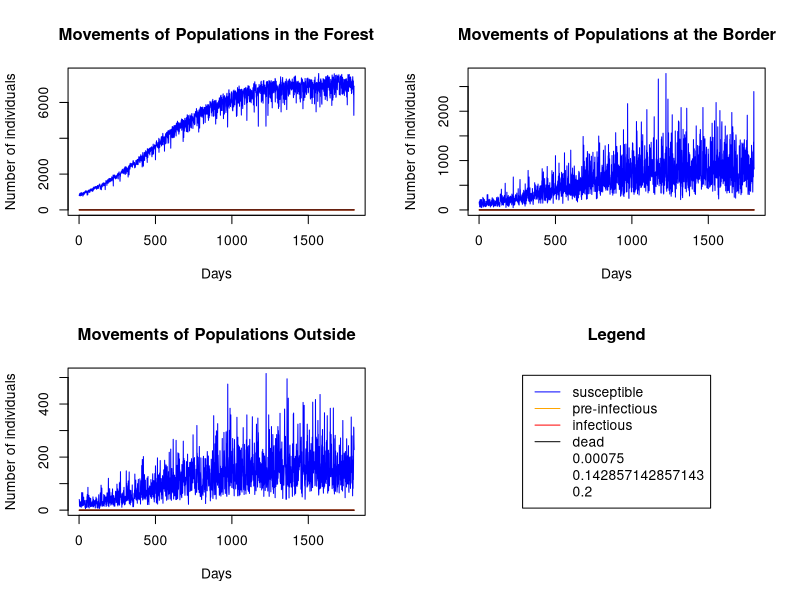

Generate this figure with R:
# Version 2 - working version

library(tidyverse)

setwd("/Users/sonnybacigalupo/Documents/GitHub/asf-wild-boar")

# User define wd
if(Sys.info()["user"]=="adamkuchars" | Sys.info()["user"]=="akucharski" | Sys.info()["user"]=="adamkucharski") {
  setwd("~/Documents/GitHub/asf-wild-boar/")
}


# Set up model parameters ------------------------------------------------------------

#Set up numbers
n_population <- 3
max_time <- 1800 # in days

# Setting up an array

patchNames=c("forest","border","outside")
stateNames=c("S","E","I","D")
n.patch=length(patchNames)
n.state=length(stateNames)
c_trace_tab<- array(NA,dim=c(length(1:max_time),n.patch,n.state),dimnames=list(NULL,patchNames,stateNames))

# Initial conditions
init_pop_s <- rep(0,n.patch)
init_pop_s[1] <- 800 # Number of susceptible in forest
init_pop_s[2] <- 160 # Number of susceptible at border
init_pop_s[3] <- 40  # Number of susceptible outside forest

init_pop_e <- rep(0,n.patch)
init_pop_e[1] <- 0  # Number of pre-infectious in forest

init_pop_i <- rep(0,n.patch)
init_pop_i[1] <- 0  # Number of infectious in forest

init_pop_d <- rep(0,n.patch)
init_pop_d[1] <- 0  # Number of dead in forest

c_trace_tab[1,,"S"] <- init_pop_s # Set number of susceptible
c_trace_tab[1,,"E"] <- init_pop_e # Set number of pre-infectious 
c_trace_tab[1,,"I"] <- init_pop_i # Set number of infectious 
c_trace_tab[1,,"D"] <- init_pop_d # Set number of infectious 

c_trace_tab[1,"forest","S"] # Check numbers
c_trace_tab[1,"forest","E"] 
c_trace_tab[1,"forest","I"] 
c_trace_tab[1,"forest","D"] 

# Transmission rate  (i.e. R0*gamma)
beta <-0.00075
zeta <- 1/7 # Pre-infectious to infectious (latent period) 7 days
infection_death <- 1/5 # 5 day lifespan

# Read in movement data (per week)
move_data <- read_csv("move_matrix.csv",col_names = T) %>% as.matrix.data.frame()

# Convert data to daily rate
move_data_daily_0 <- move_data

# Make sure matrix is daily probability of movement to each other location by location
# i.e. columns sum up to 1
move_data_daily_0 <- move_data_daily_0/colSums(move_data_daily_0)

# Set up birth, death parameters per day
birth_per_capita <- 0.45*5/365 # Assumes 90% of females (50% of population) have 5 piglets per year
cull_probability <- 0.5/365
death_probability <- (0.1/365 + cull_probability) # Assumes lifespan 10 years
carrying_capacity <- c(1e4,100,1e5) # How many boar sustainable in different areas
daily_sd_movement <- 0.4 # Daily measure of variation in movement



# Run model ---------------------------------------------------------------

# Loop over time, with population movements from matrix

for(tt in 2:max_time){ # iterate over days
  
  pop_time_tt <- c_trace_tab[tt-1,,] # Population at start of this day
  new_total <- pop_time_tt # set up matrix to store new values
  
  # Loop over infection compartments
  for(kk in 1:3){
    
    # Choose compartment to move
    if(kk==1){pick_p <- "S"}
    if(kk==2){pick_p <- "E"}
    if(kk==3){pick_p <- "I"}
    
    # Add randomness to probability of movement
    move_data_daily <- matrix(rlnorm(9,mean=log(move_data_daily_0),sd=daily_sd_movement),nrow=n.patch,byrow=F) # generate random daily values for movement
    move_data_daily <- t(t(move_data_daily)/colSums(move_data_daily)) # Make sure everything sums up to 1. eg sum(move_data_daily[1])

    # Calculate movement transitions
    pop_f_to_f <- rbinom(1,  pop_time_tt[1,pick_p],move_data_daily[1,1]) # How many stay in forest
    pop_f_to_b <- rbinom(1,  pop_time_tt[1,pick_p] -pop_f_to_f,move_data_daily[2,1]/(move_data_daily[2,1]+move_data_daily[3,1])) # Of those that leave forest, how many go to border
    pop_f_to_o <- as.integer(pop_time_tt[1,pick_p] - pop_f_to_f - pop_f_to_b) # The rest must go to outside
    
    pop_b_to_f <- rbinom(1,  pop_time_tt[2,pick_p],move_data_daily[1,2]) # How many go to in forest
    pop_b_to_b <- rbinom(1,  pop_time_tt[2,pick_p]-pop_b_to_f,move_data_daily[2,2]/(move_data_daily[2,2]+move_data_daily[3,2])) # Of rest, how many stay
    pop_b_to_o <- as.integer(pop_time_tt[2,pick_p] - pop_b_to_f - pop_b_to_b) # The rest must stay outside
    
    pop_o_to_f <- rbinom(1,  pop_time_tt[3,pick_p],move_data_daily[1,3]) # How many go to forest
    pop_o_to_b <- rbinom(1,  pop_time_tt[3,pick_p]-pop_o_to_f,move_data_daily[2,3]/(move_data_daily[2,3]+move_data_daily[3,3])) # Of rest, how many go to border
    pop_o_to_o <- as.integer(pop_time_tt[3,pick_p] - pop_o_to_f - pop_o_to_b) # The rest must go to outside
  
    # Tally up new populations after movement
    new_pop_f <- pop_f_to_f+pop_b_to_f+pop_o_to_f
    new_pop_b <- pop_f_to_b+pop_b_to_b+pop_o_to_b
    new_pop_o <- pop_f_to_o+pop_b_to_o+pop_o_to_o
    
    new_total[,pick_p] <- c(new_pop_f,new_pop_b,new_pop_o)
    
  }
  
  # Add disease transitions
  # removed /rowSums(new_total) from line 120
  
  S_to_E <- rpois(3,lambda=beta*new_total[,"S"]*new_total[,"I"] ) # generate random infections 
  E_to_I <- rpois(3, lambda = zeta*new_total[,"E"])
  I_to_death <- rpois(3,lambda=infection_death*new_total[,"I"] ) # death rate 
  
  new_total[,"S"] <- pmax(new_total[,"S"] - S_to_E,0)  # (+ check S >=0)
  new_total[,"E"] <- pmax(new_total[,"E"] + S_to_E - E_to_I,0)
  new_total[,"I"] <- pmax(new_total[,"I"] + E_to_I - I_to_death,0)
  new_total[,"D"] <- new_total[,"D"] + I_to_death
  
  
  # Births and deaths into different compartments
  scaled_births_with_carrying_capacity <- birth_per_capita*pmax(0,(1-new_total[,"S"]/carrying_capacity) ) # Calculate birth rate, scaling to reduce as nearer carrying capacity
  new_births_S<- rpois(n_population,lambda = new_total[,"S"]*scaled_births_with_carrying_capacity) # Add Poisson births
  
  new_deaths_S <- rbinom(n_population,size=new_total[,"S"],prob=death_probability) # Add deaths
  new_deaths_E <- rbinom(n_population,size=new_total[,"E"],prob=death_probability) # Add deaths
  new_deaths_I <- rbinom(n_population,size=new_total[,"I"],prob=death_probability) # Add deaths

  # Store new populations
  c_trace_tab[tt,,"S"] <- new_total[,"S"] + new_births_S - new_deaths_S # Add births and subtract deaths from total
  c_trace_tab[tt,,"E"] <- new_total[,"E"] - new_deaths_E # Subtract deaths from total
  c_trace_tab[tt,,"I"] <- new_total[,"I"] - new_deaths_I # Subtract deaths from total
  c_trace_tab[tt,,"D"] <- new_total[,"D"]
  
    
  }



# Plot outplots -----------------------------------------------------------



c_trace_tab[1:5,,"S"] # Check first few iterations

c_trace_tab[1:5,,"E"]

c_trace_tab[1:5,,"I"]

c_trace_tab[1:30,,"D"]


# Plot outputs by n.patch
{
par(mfrow=c(2,2))

col_pick_states <- list("blue","orange","red","black")

{
plot(c_trace_tab[,,],col="white", 
     main = "Movements of Populations in the Forest", xlab = "Days", ylab = "Number of individuals", 
     xlim=c(0,max_time),ylim=c(1,max(c_trace_tab[,"forest",])))


for(dd in 1:n.state){
  lines(c_trace_tab[,"forest",dd],col=col_pick_states[[dd]])
}

{plot(c_trace_tab[,,],col="white", 
     main = "Movements of Populations at the Border", xlab = "Days", ylab = "Number of individuals", 
     xlim=c(0,max_time),ylim=c(1,max(c_trace_tab[,"border",])))
  
  for(dd in 1:n.state){
    lines(c_trace_tab[,"border",dd],col=col_pick_states[[dd]])
  }
}
  
  {plot(c_trace_tab[,,],col="white", 
        main = "Movements of Populations Outside", xlab = "Days", ylab = "Number of individuals", 
        xlim=c(0,max_time),ylim=c(1,max(c_trace_tab[,"outside",])))
    
    for(dd in 1:n.state){
      lines(c_trace_tab[,"outside",dd],col=col_pick_states[[dd]])
    }
    
    {plot(c_trace_tab[,,],col="white",axes = FALSE, xlab = "", ylab = "",
          main = "Legend", 
          xlim=c(0,max_time),ylim=c(1,max(c_trace_tab[,"outside",])))
      
      legend("center",legend = c("susceptible","pre-infectious","infectious","dead", beta, zeta, infection_death), 
             col = c("blue","orange","red","black","white","white","white"), lty = 1, border = "black", cex=1)
    }
  }
}
}


